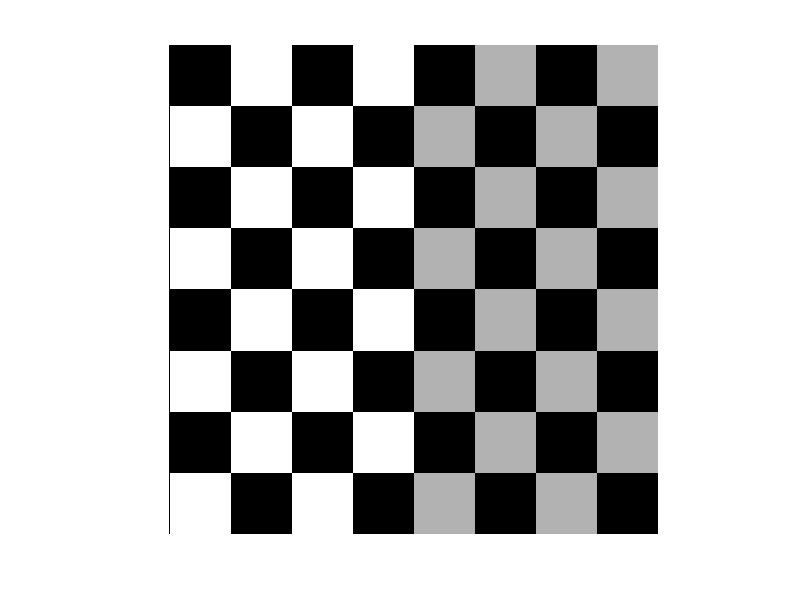

The MATLAB source for this figure: (Note: this script raises an error after producing the figure.)
% -- Workshop on Image Restoration (Part II) --

close all
clear all
%% -- Create checkerboard image --
f = checkerboard(20);
figure(1), imshow(f);

%% -- Motion filter #1 --
PSF1 = fspecial('motion', 10, 20);
%%
% gb1 = imfilter(f, PSF1, 'circular');
% figure(2), imshow(gb1);

%% -- Motion filter #2 --
PSF2 = fspecial('motion', 100, 20);
%%
% gb2 = imfilter(f, PSF2, 'circular');
% figure(3), imshow(gb2);

%% -- Motion filter #3 --
PSF3 = fspecial('motion', 50, -40);
%%
% gb3 = imfilter(f, PSF3, 'circular');
% figure(4), imshow(gb3);

%% -- Filter lena image --
% Load image
f = imread('lena.bmp');
figure;
subplot(2, 2, 1), imshow(f);

gb1 = imfilter(f, PSF1, 'circular');
gb2 = imfilter(f, PSF2, 'circular');
gb3 = imfilter(f, PSF3, 'circular');

subplot(2, 2, 2), imshow(gb1);
subplot(2, 2, 3), imshow(gb2);
subplot(2, 2, 4), imshow(gb3);
%% -- Restoration by Using Direct Inverse Filter Technique --
fr1 = deconvwnr(gb1, PSF1);
fr2 = deconvwnr(gb2, PSF2);
fr3 = deconvwnr(gb3, PSF3);

figure('Name', 'Restore using Direct Inverse Filter');
subplot(2, 2, 2), imshow(im2uint8(mat2gray(fr1)));
subplot(2, 2, 3), imshow(im2uint8(mat2gray(fr2)));
subplot(2, 2, 4), imshow(im2uint8(mat2gray(fr3)));

%% -- Restoration by Using Constrained Least Squares (Regularized) --
fr1 = deconvreg(gb1, PSF1);

figure('Name', 'Restore using Constrained Least Squares');
subplot(2, 2, 2), imshow(im2uint8(mat2gray(fr1)));
%%
fr2 = deconvreg(gb2, PSF2);
subplot(2, 2, 3), imshow(im2uint8(mat2gray(fr2)));
%%
fr3 = deconvreg(gb3, PSF3);
subplot(2, 2, 4), imshow(im2uint8(mat2gray(fr3)));